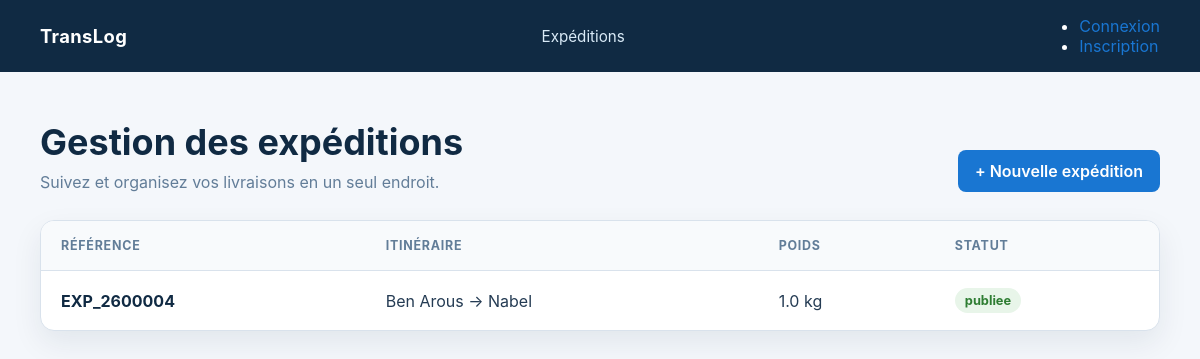
/expidation/list/, run on an earlier commit of the app's database.
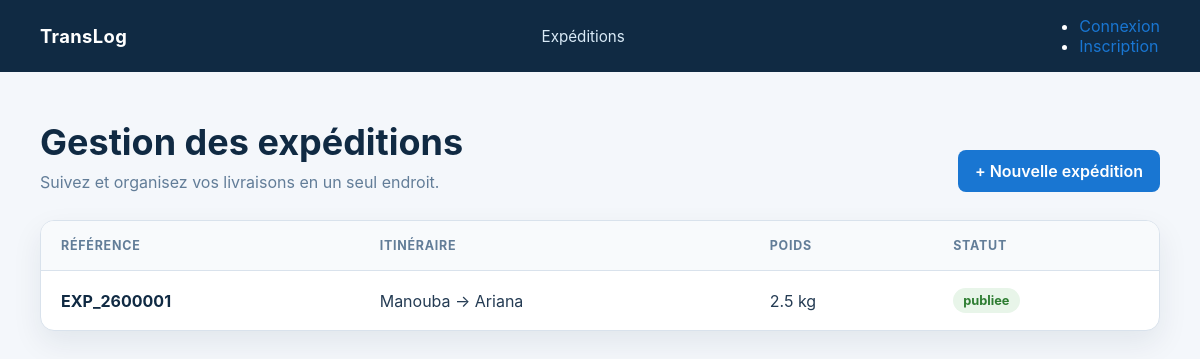
And on a later commit of the database.
### ExpidationApp/models.py (models this page shows, shortened)
class expedition(models.Model):
    entreprise = models.ForeignKey('EntrepriseApp.Enterprise',on_delete=models.CASCADE,related_name='expeditions')
    reference = models.CharField(max_length=20, unique=True, editable=False)
    ville_depart = models.CharField(max_length=100)
    ville_arrivee = models.CharField(max_length=100)
    poids_kg = models.FloatField(validators=[
        MinValueValidator(1,"Le poids ne peut pas etre negative")
    ])
    date_souhaitee = models.DateTimeField()
    description = models.TextField()
    status = models.CharField(max_length=20,choices=[
        ('p','publiee'),
        ('a','attribuee'),
        ('ec','en_cours'),
        ('l','livree'),
        ('an','annulee')
    ],default='p')
    created_at = models.DateTimeField(auto_now_add=True)
    updated_at = models.DateTimeField(auto_now=True)

### ExpidationApp/views.py (the view)
# urls.py: path('list/', ListExpidation, name="list"),
def ListExpidation(request):
    liste = expedition.objects.filter(status='p').order_by('-created_at')
    return render(request, "expidation/list.html",{"list":liste})

### Templates/expidation/list.html (shortened to what this page needs)
{% load static %}
<!DOCTYPE html>
<html lang="fr">
<head>
    <link rel="stylesheet" href="{% static 'css/expedition.css' %}">
</head>
<body>
    <nav class="topbar">
        <div class="topbar-inner">
            <a class="brand" href="{% url 'Expidation:listview' %}">TransLog</a>
            <nav><a href="{% url 'Expidation:listview' %}">Expéditions</a></nav>
            <ul class="user-menu">
                {% if user.is_authenticated %}
                    <li><span>Bonjour, {{ user.username }}</span></li>
                    <form method="post" action="{% url 'logout' %}">
                        {% csrf_token %}
                        <button type="submit">Déconnexion</button>
                    </form>
                {% else %}
                    <li><a href="{% url 'login' %}">Connexion</a></li>
                    <li><a href="{% url 'register' %}">Inscription</a></li>
                {% endif %}
            </ul>
        </div>
    </nav>
    <main class="container">
        <div class="page-heading">
            <div>
                <h1>Gestion des expéditions</h1>
                <p class="subtitle">Suivez et organisez vos livraisons en un seul endroit.</p>
            </div>
            <a class="button button-primary" href="{% url 'Expidation:add' %}">+ Nouvelle expédition</a>
        </div>
        {% if list %}
            <div class="card table-wrap">
                <table class="expedition-table">
                    <thead>
                        <tr>
                            <th>Référence</th><th>Itinéraire</th><th>Poids</th><th>Statut</th>
                        </tr>
                    </thead>
                    <tbody>
                        {% for expedition in list %}
                            <tr>
                                <td><a class="reference" href="{% url 'Expidation:detail' expedition.pk %}">{{ expedition.reference }}</a></td>
                                <td>{{ expedition.ville_depart }} → {{ expedition.ville_arrivee }}</td>
                                <td>{{ expedition.poids_kg }} kg</td>
                                <td><span class="status">{{ expedition.get_status_display }}</span></td>
                            </tr>
                        {% endfor %}
                    </tbody>
                </table>
            </div>
        {% else %}
            <div class="empty-state">
                <h2>Aucune expédition</h2>
                <p>Créez votre première expédition pour commencer.</p>
                <a class="button button-primary" href="{% url 'Expidation:add' %}">Créer une expédition</a>
            </div>
        {% endif %}
    </main>
</body>
</html>

What changed in the data, as far as the page shows it:
removed expedition: reference "EXP_2600004", ville_depart "Ben Arous", ville_arrivee "Nabel", poids_kg "1.0", status "publiee"
added expedition: reference "EXP_2600001", ville_depart "Manouba", ville_arrivee "Ariana", poids_kg "2.5", status "publiee"
